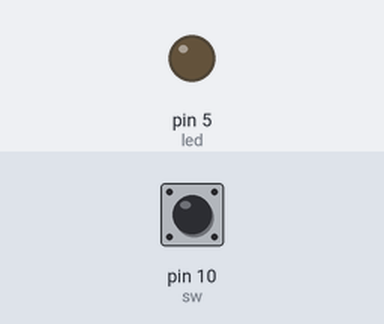
Bench run of a sketch on a simulated Arduino Uno, built with avr-gcc and run on an emulated ATmega328P. Shown: output pins drawn as LEDs (lit = HIGH). The inputs (shaded band) are chosen by the test bench; at power-on: pin 10 (sw) HIGH. What the sketch prints to the serial monitor is not drawn.

Above: at 1.2 s.
1.3 s: pin 10 (sw) pulled LOW for 0.15 s
At 2.7 s:
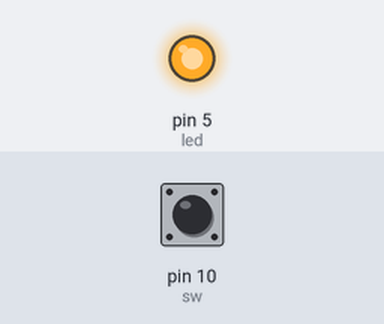
4.4 s: pin 10 (sw) pulled LOW for 1 s
At 6.3 s:
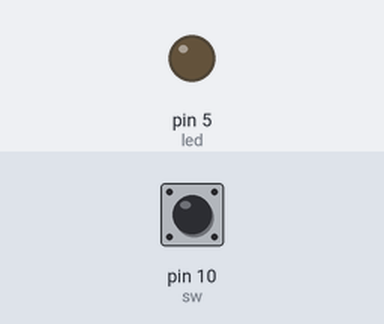
6.9 s: pin 10 (sw) pulled LOW for 3.2 s
At 11.0 s:
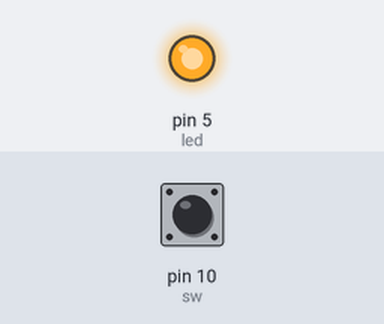
Timing chart, 0 to 12.5 s (numbered marks = the images above; inputs shaded):
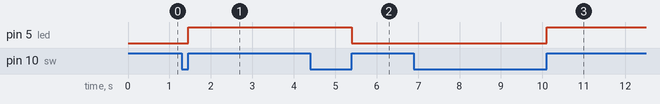

The sketch:

button_bluetooth.ino
```cpp
#include <SoftwareSerial.h>
//블루투스모듈 HC-06(슬래이브만가능)으로 진행함
//블루투스모듈 HC-05(슬래이브 마스터둘다가능)는 조금 코드가 다르다
//HC-06 시리얼창에서 "line ending 없음" 설정할것

int Tx = 6; //전송 보내는핀
int Rx = 7; //수신 받는핀

int sw = 10;       // 스위치(SW) 핀 설정
int led = 5;       // LED 핀 설정

int state = LOW;      // LED 상태
int reading;          // SW 상태
int previous = LOW;   // SW 이전 상태

long time = 0;        // LED가 ON/OFF 토글된 마지막 시간
long debounce = 100;  // Debounce 타임 설정

SoftwareSerial BtSerial(Tx,Rx);

void setup() {
  // put your setup code here, to run once:
  Serial.begin(9600);

  Serial.println("hello");
  BtSerial.begin(9600);

pinMode(sw, INPUT_PULLUP); // SW 를 설정, 아두이노 풀업저항 사용
  pinMode(led, OUTPUT);      // LED 설정

}

void loop() {
  // put your main code here, to run repeatedly:
  if (BtSerial.available()) {
    Serial.write(BtSerial.read());
  }
  if (Serial.available()) {
    BtSerial.write(Serial.read());
  }
reading = digitalRead(sw);  // SW 상태 읽음

  //SW 가 눌려졌고 스위치 토글 눌림 경과시간이 Debounce 시간보다 크면 실행
  if (reading == HIGH && previous == LOW && millis() - time > debounce) {
    if (state == HIGH)    // LED 가 HIGH 면 LOW 로 바꿔준다.
      state = LOW;
    else                  // LED 가 LOW 면 HIGH 로 바꿔준다.
      state = HIGH;

    time = millis();
  }

  digitalWrite(led, state);

  previous = reading;

}
```

Measured:
- after the input at 1.3 s, pin 5 (led): LOW → HIGH after 0.15 s
- after the input at 4.4 s, pin 5 (led): HIGH → LOW after 1.0 s
- after the input at 6.9 s, pin 5 (led): LOW → HIGH after 3.2 s
